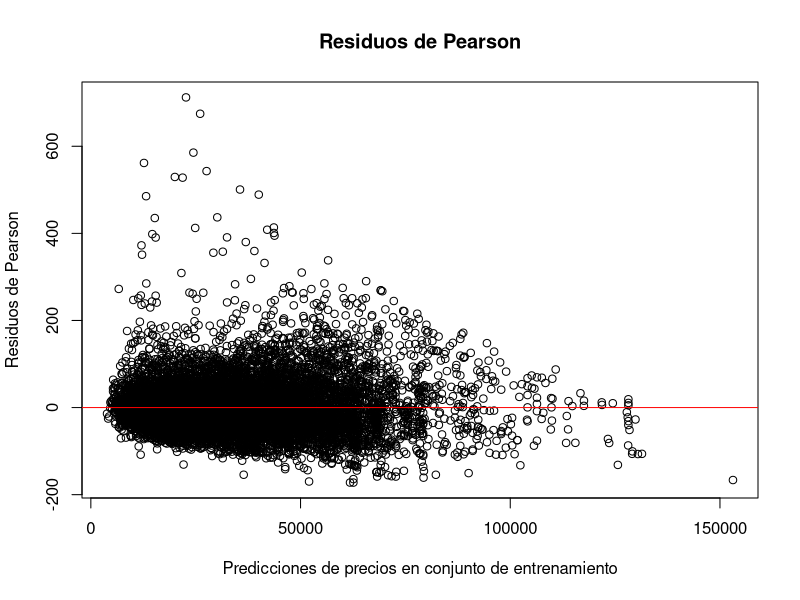
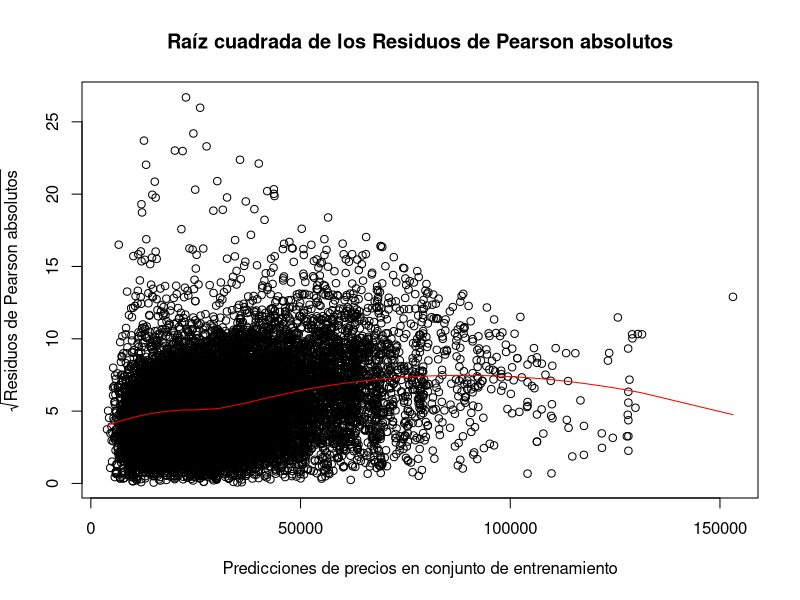
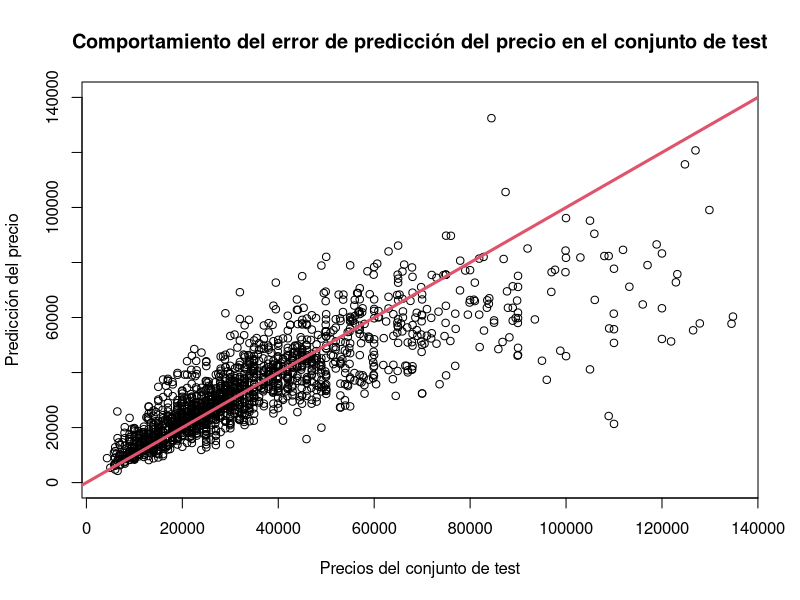

Generate these figures, in order, with R:
# Carga de datos.
getwd()
setwd("C:/Users/34682/Desktop/TFM/Posibles_datasets/vehicles/")
v<-read.csv('Australian vehicle Prices Clean.csv')


# Validación cruzada 4-fold.
# Separación conjuntos de entrenamiento, validación y test.
set.seed(9)
train_ind <- sample(seq_len(nrow(v)), size =floor(0.9*nrow(v)))
v_train <- v[train_ind, ]
v_test <- v[-train_ind, ]
valid_cros_ind_1 <- sample(seq_len(nrow(v_train)), 
                           size =floor(0.5*nrow(v_train)))
v_train_aux1 <- v_train[valid_cros_ind_1, ]
v_train_aux2 <- v_train[-valid_cros_ind_1, ]
valid_cros_ind_2 <- sample(seq_len(nrow(v_train_aux1)), 
                           size =floor(0.5*nrow(v_train_aux1)))
valid_cros_ind_3 <- sample(seq_len(nrow(v_train_aux2)), 
                           size =floor(0.5*nrow(v_train_aux2)))
v_train_1 <- v_train_aux1[valid_cros_ind_2, ]
v_train_2 <- v_train_aux1[-valid_cros_ind_2, ]
v_train_3 <- v_train_aux2[valid_cros_ind_3, ]
v_train_4 <- v_train_aux2[-valid_cros_ind_3, ]
v_train_i1 <- rbind(v_train_2, v_train_3, v_train_4)
v_train_i2 <- rbind(v_train_1, v_train_3, v_train_4)
v_train_i3 <- rbind(v_train_1, v_train_2, v_train_4)
v_train_i4 <- rbind(v_train_1, v_train_2, v_train_3)


# Selección de hiperparámetros y obtención de modelo final
# De cada modelo se obtiene su valor medio de MAE (respecto conjuntos de 
# entrenamiento y de validación) y su valor medio de R^2.

# Normal con función de enlace la identidad.
mg1_1 <- glm(Price~ Year + UsedOrNew + Transmission + Engine + DriveType 
             + FuelType  + FuelConsumption + Kilometres + Cylinders + 
               BodyType + Doors + Seats + DollarAustralian + PriceIndex,
             family= gaussian(link= "identity"),v_train_i1)
pred_val <-predict(mg1_1, newdata = v_train_1, ty="response")
mg1_pr1_val <- mean(abs(v_train_1$Price - pred_val))
mg1_pr1_tr <- mean(abs(v_train_i1$Price - mg1_1$fitted.values))
rC1_1 <- 1- (mg1_1$deviance/mg1_1$null.deviance) 

mg1_2 <- glm(Price~ Year + UsedOrNew + Transmission + Engine + DriveType 
             + FuelType  + FuelConsumption + Kilometres + Cylinders + 
               BodyType + Doors + Seats + DollarAustralian + PriceIndex,
             family= gaussian(link= "identity"),v_train_i2)
pred_val <-predict(mg1_2, newdata = v_train_2, ty="response")
mg1_pr2_val <- mean(abs(v_train_2$Price - pred_val))
mg1_pr2_tr <- mean(abs(v_train_i2$Price - mg1_2$fitted.values))
rC1_2 <- 1- (mg1_2$deviance/mg1_2$null.deviance) 

mg1_3 <- glm(Price~ Year + UsedOrNew + Transmission + Engine + DriveType 
             + FuelType  + FuelConsumption + Kilometres + Cylinders + 
               BodyType + Doors + Seats + DollarAustralian + PriceIndex,
             family= gaussian(link= "identity"),v_train_i3)
pred_val <-predict(mg1_3, newdata = v_train_3, ty="response")
mg1_pr3_val <- mean(abs(v_train_3$Price - pred_val))
mg1_pr3_tr <- mean(abs(v_train_i3$Price - mg1_3$fitted.values))
rC1_3 <- 1- (mg1_3$deviance/mg1_3$null.deviance) 

mg1_4 <- glm(Price~ Year + UsedOrNew + Transmission + Engine + DriveType 
             + FuelType  + FuelConsumption + Kilometres + Cylinders + 
               BodyType + Doors + Seats + DollarAustralian + PriceIndex,
             family= gaussian(link= "identity"),v_train_i4)
pred_val <-predict(mg1_4, newdata = v_train_4, ty="response")
mg1_pr4_val <- mean(abs(v_train_4$Price - pred_val))
mg1_pr4_tr <- mean(abs(v_train_i4$Price - mg1_4$fitted.values))
rC1_4 <- 1- (mg1_4$deviance/mg1_4$null.deviance) 

#MAE_v
mg1_pr_val <- mean(c(mg1_pr1_val, mg1_pr2_val, mg1_pr3_val, mg1_pr4_val))
#MAE_train
mg1_pr_tr <- mean(c(mg1_pr1_tr, mg1_pr2_tr, mg1_pr3_tr, mg1_pr4_tr))
#mean(pseudo R^2)
rC1 <- mean(c(rC1_1, rC1_2, rC1_3, rC1_4))
c(mg1_pr_val, mg1_pr_tr, rC1)

#Normal con función de enlace log.
mg2_1 <- glm(Price~ Year + UsedOrNew + Transmission + Engine + DriveType 
             + FuelType  + FuelConsumption + Kilometres + Cylinders +
               BodyType + Doors + Seats + DollarAustralian + PriceIndex,
             family= gaussian(link= "log"),v_train_i1)
pred_val <-predict(mg2_1, newdata = v_train_1, ty="response")
mg2_pr1_val <- mean(abs(v_train_1$Price - pred_val))
mg2_pr1_tr <- mean(abs(v_train_i1$Price - mg2_1$fitted.values))
rC2_1 <- 1- (mg2_1$deviance/mg2_1$null.deviance) 

mg2_2 <- glm(Price~ Year + UsedOrNew + Transmission + Engine + DriveType 
             + FuelType + FuelConsumption + Kilometres + Cylinders 
             + BodyType + Doors + Seats + DollarAustralian + PriceIndex,
             family= gaussian(link= "log"),v_train_i2)
pred_val <-predict(mg2_2, newdata = v_train_2, ty="response")
mg2_pr2_val <- mean(abs(v_train_2$Price - pred_val))
mg2_pr2_tr <- mean(abs(v_train_i2$Price - mg2_2$fitted.values))
rC2_2 <- 1- (mg2_2$deviance/mg2_2$null.deviance) 

mg2_3 <- glm(Price~ Year + UsedOrNew + Transmission + Engine + DriveType 
             + FuelType  + FuelConsumption + Kilometres + Cylinders + 
               BodyType + Doors + Seats + DollarAustralian + PriceIndex,
             family= gaussian(link= "log"),v_train_i3)
pred_val <-predict(mg2_3, newdata = v_train_3, ty="response")
mg2_pr3_val <- mean(abs(v_train_3$Price - pred_val))
mg2_pr3_tr <- mean(abs(v_train_i3$Price - mg2_3$fitted.values))
rC2_3 <- 1- (mg2_3$deviance/mg2_3$null.deviance) 

mg2_4 <- glm(Price~ Year + UsedOrNew + Transmission + Engine + DriveType 
             + FuelType  + FuelConsumption + Kilometres + Cylinders + 
               BodyType + Doors + Seats + DollarAustralian + PriceIndex,
             family= gaussian(link= "log"),v_train_i4)
pred_val <-predict(mg2_4, newdata = v_train_4, ty="response")
mg2_pr4_val <- mean(abs(v_train_4$Price - pred_val))
mg2_pr4_tr <- mean(abs(v_train_i4$Price - mg2_4$fitted.values))
rC2_4 <- 1- (mg2_4$deviance/mg2_4$null.deviance) 

#MAE_v
mg2_pr_val <- mean(c(mg2_pr1_val, mg2_pr2_val, mg2_pr3_val, mg2_pr4_val))
#MAE_train
mg2_pr_tr <- mean(c(mg2_pr1_tr, mg2_pr2_tr, mg2_pr3_tr, mg2_pr4_tr))
#mean(pseudo R^2)
rC2 <- mean(c(rC2_1, rC2_2, rC2_3, rC2_4))
c(mg2_pr_val, mg2_pr_tr, rC2)

#Normal con función de enlace inversa.
mg3_1 <- glm(Price~ Year + UsedOrNew + Transmission + Engine + DriveType 
             + FuelType  + FuelConsumption + Kilometres + Cylinders + 
               BodyType + Doors + Seats + DollarAustralian + PriceIndex,
             family= gaussian(link= "inverse"),v_train_i1)
pred_val <-predict(mg3_1, newdata = v_train_1, ty="response")
mg3_pr1_val <- mean(abs(v_train_1$Price - pred_val))
mg3_pr1_tr <- mean(abs(v_train_i1$Price - mg3_1$fitted.values))
rC3_1 <- 1- (mg3_1$deviance/mg3_1$null.deviance) 

mg3_2 <- glm(Price~ Year + UsedOrNew + Transmission + Engine + DriveType
             + FuelType  + FuelConsumption + Kilometres + Cylinders + 
               BodyType + Doors + Seats + DollarAustralian + PriceIndex,
             family= gaussian(link= "inverse"),v_train_i2)
pred_val <-predict(mg3_2, newdata = v_train_2, ty="response")
mg3_pr2_val <- mean(abs(v_train_2$Price - pred_val))
mg3_pr2_tr <- mean(abs(v_train_i2$Price - mg3_2$fitted.values))
rC3_2 <- 1- (mg3_2$deviance/mg3_2$null.deviance) 

mg3_3 <- glm(Price~ Year + UsedOrNew + Transmission + Engine + DriveType 
             + FuelType  + FuelConsumption + Kilometres + Cylinders + 
               BodyType + Doors + Seats + DollarAustralian + PriceIndex,
             family= gaussian(link= "inverse"),v_train_i3)
pred_val <-predict(mg3_3, newdata = v_train_3, ty="response")
mg3_pr3_val <- mean(abs(v_train_3$Price - pred_val))
mg3_pr3_tr <- mean(abs(v_train_i3$Price - mg3_3$fitted.values))
rC3_3 <- 1- (mg3_3$deviance/mg3_3$null.deviance) 

mg3_4 <- glm(Price~ Year + UsedOrNew + Transmission + Engine + DriveType 
             + FuelType  + FuelConsumption + Kilometres + Cylinders +
               BodyType + Doors + Seats + DollarAustralian + PriceIndex,
             family= gaussian(link= "inverse"),v_train_i4)
pred_val <-predict(mg3_4, newdata = v_train_4, ty="response")
mg3_pr4_val <- mean(abs(v_train_4$Price - pred_val))
mg3_pr4_tr <- mean(abs(v_train_i4$Price - mg3_4$fitted.values))
rC3_4 <- 1- (mg3_4$deviance/mg3_4$null.deviance) 
#MAE_v
mg3_pr_val <- mean(c(mg3_pr1_val, mg3_pr2_val, mg3_pr3_val, mg3_pr4_val))
#MAE_train
mg3_pr_tr <- mean(c(mg3_pr1_tr, mg3_pr2_tr, mg3_pr3_tr, mg3_pr4_tr))
#mean(pseudo R^2)
rC3 <- mean(c(rC3_1, rC3_2, rC3_3, rC3_4))
c(mg3_pr_val, mg3_pr_tr, rC3)

#Gamma con función de enlace la identidad.
# mg4_1 <- glm(Price~ Year + UsedOrNew + Transmission + Engine + 
#DriveType
# + FuelType  + FuelConsumption + Kilometres + Cylinders + BodyType 
# + Doors + Seats + DollarAustralian + PriceIndex ,
# family= Gamma(link= "identity"),v_train_i1)
# El algoritmo de estimación de parámetros no converge y 
# no se puede considerar dicho modelo.

#Gamma con función de enlace log.
mg5_1 <- glm(Price~ Year + UsedOrNew + Transmission + Engine + DriveType + 
               FuelType  + FuelConsumption + Kilometres + Cylinders + 
               BodyType + Doors + Seats + DollarAustralian + PriceIndex ,
             family= Gamma(link= "log"),v_train_i1)
pred_val <-predict(mg5_1, newdata = v_train_1, ty="response")
mg5_pr1_val <- mean(abs(v_train_1$Price - pred_val))
mg5_pr1_tr <- mean(abs(v_train_i1$Price - mg5_1$fitted.values))
rC5_1 <- 1- (mg5_1$deviance/mg5_1$null.deviance) 

mg5_2 <- glm(Price~ Year + UsedOrNew + Transmission + Engine + DriveType + 
               FuelType  + FuelConsumption + Kilometres + Cylinders + 
               BodyType + Doors + Seats + DollarAustralian + PriceIndex ,
             family= Gamma(link= "log"),v_train_i2)
pred_val <-predict(mg5_2, newdata = v_train_2, ty="response")
mg5_pr2_val <- mean(abs(v_train_2$Price - pred_val))
mg5_pr2_tr <- mean(abs(v_train_i2$Price - mg5_2$fitted.values))
rC5_2 <- 1- (mg5_2$deviance/mg5_2$null.deviance) 

mg5_3 <- glm(Price~ Year + UsedOrNew + Transmission + Engine + DriveType + 
               FuelType  + FuelConsumption + Kilometres + Cylinders + 
               BodyType + Doors + Seats + DollarAustralian + PriceIndex ,
             family= Gamma(link= "log"),v_train_i3)
pred_val <-predict(mg5_3, newdata = v_train_3, ty="response")
mg5_pr3_val <- mean(abs(v_train_3$Price - pred_val))
mg5_pr3_tr <- mean(abs(v_train_i3$Price - mg5_3$fitted.values))
rC5_3 <- 1- (mg5_3$deviance/mg5_3$null.deviance) 

mg5_4 <- glm(Price~ Year + UsedOrNew + Transmission + Engine + DriveType
             + FuelType  + FuelConsumption + Kilometres + Cylinders + 
               BodyType + Doors + Seats + DollarAustralian + PriceIndex ,
             family= Gamma(link= "log"),v_train_i4)
pred_val <-predict(mg5_4, newdata = v_train_4, ty="response")
mg5_pr4_val <- mean(abs(v_train_4$Price - pred_val))
mg5_pr4_tr <- mean(abs(v_train_i4$Price - mg5_4$fitted.values))
rC5_4 <- 1- (mg5_4$deviance/mg5_4$null.deviance) 

#MAE_v
mg5_pr_val <- mean(c(mg5_pr1_val, mg5_pr2_val, mg5_pr3_val, mg5_pr4_val))
#MAE_train
mg5_pr_tr <- mean(c(mg5_pr1_tr, mg5_pr2_tr, mg5_pr3_tr, mg5_pr4_tr))
#mean(pseudo R^2)
rC5 <- mean(c(rC5_1, rC5_2, rC5_3, rC5_4))
c(mg5_pr_val, mg5_pr_tr, rC5)

#Gamma con función de enlace inversa.
# mg6_1 <- glm(Price~ Year + UsedOrNew + Transmission + Engine + 
# DriveType + FuelType  + FuelConsumption + Kilometres + Cylinders +
# BodyType + Doors + Seats + DollarAustralian + PriceIndex ,
# family= Gamma(link= "inverse"),v_train_i1)
# El algoritmo de estimación de parámetros no converge y
# no se puede considerar dicho modelo.

#Inversa gaussiana con función de enlace identidad.
# mg7_1 <- glm(Price~ Year + UsedOrNew + Transmission + Engine 
# + DriveType 
# + FuelType  + FuelConsumption + Kilometres + Cylinders + BodyType
# + Doors +
#   Seats + DollarAustralian + PriceIndex ,
# family= inverse.gaussian(link= "identity"),v_train_i1)
# El algoritmo de estimación de parámetros no converge y 
# no se puede considerar dicho modelo.

#Inversa gaussiana con función de enlace log.
# mg8_1 <- glm(Price~ Year + UsedOrNew + Transmission + Engine +
# DriveType + 
# FuelType  + FuelConsumption + Kilometres + Cylinders + BodyType + 
# Doors +
#   Seats + DollarAustralian + PriceIndex ,
# family= inverse.gaussian(link= "log"),v_train_i1)
# pred_val <-predict(mg8_1, newdata = v_train_1, ty="response")
# mg8_pr1_val <- mean(abs(v_train_1$Price - pred_val))
# mg8_pr1_tr <- mean(abs(v_train_i1$Price - mg8_1$fitted.values))
# rC8_1 <- 1- (mg8_1$deviance/mg8_1$null.deviance) 
# mg8_2 <- glm(Price~ Year + UsedOrNew + Transmission + Engine + 
# DriveType + 
# FuelType  + FuelConsumption + Kilometres + Cylinders + BodyType 
# + Doors 
# + Seats + DollarAustralian + PriceIndex ,
# family= inverse.gaussian(link= "log"),v_train_i2)
# El algoritmo de estimación de parámetros no converge y 
# no se puede considerar dicho modelo.

#Inversa gaussiana con función de enlace inversa.
# mg9_1 <- glm(Price~ Year + UsedOrNew + Transmission + Engine + 
# DriveType +
# FuelType  + FuelConsumption + Kilometres + Cylinders + BodyType +
# Doors + 
#   Seats + DollarAustralian + PriceIndex ,
# family= inverse.gaussian(link= "inverse"),v_train_i1)
# El algoritmo de estimación de parámetros no converge y
# no se puede considerar dicho modelo.

#Inversa gaussiana con función de enlace inversa cuadrática.
# mg10_1 <- glm(Price~ Year + UsedOrNew + Transmission + Engine + 
# DriveType + FuelType  + FuelConsumption + Kilometres + Cylinders 
# + BodyType
# + Doors + Seats + DollarAustralian + PriceIndex ,
# family= inverse.gaussian(link= "1/mu^2"),v_train_i1)
# El algoritmo de estimación de parámetros no converge y 
# no se puede considerar dicho modelo.

#Poisson con función de enlace identidad.
# mg11_1 <- glm(as.integer(Price)~ Year + UsedOrNew + Transmission 
# + Engine 
# + DriveType + FuelType  + FuelConsumption + Kilometres + Cylinders + 
#   BodyType + Doors + Seats + DollarAustralian + PriceIndex ,
# family= poisson(link= "identity"),v_train_i1)
# El algoritmo de estimación de parámetros no converge y no 
# se puede considerar dicho modelo.

#Poisson con función de enlace log.
mg12_1 <- glm(as.integer(Price)~ Year + UsedOrNew + Transmission + 
                Engine +
                DriveType + FuelType  + FuelConsumption + Kilometres + 
                Cylinders + BodyType + Doors + Seats + DollarAustralian +
                PriceIndex ,family= poisson(link= "log"),v_train_i1)
pred_val <-predict(mg12_1, newdata = v_train_1, ty="response")
mg12_pr1_val <- mean(abs(as.integer(v_train_1$Price) - round(pred_val,0)))
mg12_pr1_tr <- mean(abs(as.integer(v_train_i1$Price) - 
                          round(mg12_1$fitted.values,0)))
rC12_1 <- 1- (mg12_1$deviance/mg12_1$null.deviance) 

mg12_2 <- glm(Price~ Year + UsedOrNew + Transmission + Engine + 
                DriveType +
                FuelType  + FuelConsumption + Kilometres + Cylinders +
                BodyType + Doors + Seats + DollarAustralian + PriceIndex,
              family= poisson(link= "log"),v_train_i2)
pred_val <-predict(mg12_2, newdata = v_train_2, ty="response")
mg12_pr2_val <- mean(abs(as.integer(v_train_2$Price) - round(pred_val,0)))
mg12_pr2_tr <- mean(abs(as.integer(v_train_i2$Price) -
                          round(mg12_2$fitted.values,0)))
rC12_2 <- 1- (mg12_2$deviance/mg12_2$null.deviance) 

mg12_3 <- glm(Price~ Year + UsedOrNew + Transmission + Engine + 
                DriveType + 
                FuelType  + FuelConsumption + Kilometres + Cylinders +
                BodyType + Doors + Seats + DollarAustralian + PriceIndex,
              family= poisson(link= "log"),v_train_i3)
pred_val <-predict(mg12_3, newdata = v_train_3, ty="response")
mg12_pr3_val <- mean(abs(as.integer(v_train_3$Price) - round(pred_val,0)))
mg12_pr3_tr <- mean(abs(as.integer(v_train_i3$Price) - 
                          round(mg12_3$fitted.values,0)))
rC12_3 <- 1- (mg12_3$deviance/mg12_3$null.deviance) 

mg12_4 <- glm(Price~ Year + UsedOrNew + Transmission + Engine + 
                DriveType +
                FuelType  + FuelConsumption + Kilometres + Cylinders +
                BodyType + Doors + Seats + DollarAustralian + PriceIndex,
              family= poisson(link= "log"),v_train_i4)
pred_val <-predict(mg12_4, newdata = v_train_4, ty="response")
mg12_pr4_val <- mean(abs(as.integer(v_train_4$Price) - round(pred_val,0)))
mg12_pr4_tr <- mean(abs(as.integer(v_train_i4$Price) - 
                          round(mg12_4$fitted.values,0)))
rC12_4 <- 1- (mg12_4$deviance/mg12_4$null.deviance) 

#MAE_v
mg12_pr_val <- mean(c(mg12_pr1_val, mg12_pr2_val, mg12_pr3_val, 
                      mg12_pr4_val))
#MAE_train
mg12_pr_tr <- mean(c(mg12_pr1_tr, mg12_pr2_tr, mg12_pr3_tr, mg12_pr4_tr))
#mean(pseudo R^2)
rC12 <- mean(c(rC12_1, rC12_2, rC12_3, rC12_4))
c(mg12_pr_val, mg12_pr_tr, rC12)

#Poisson con función de enlace sqrt.
mg13_1 <- glm(as.integer(Price)~ Year + UsedOrNew + Transmission + 
                Engine + DriveType + FuelType  + FuelConsumption 
              + Kilometres
              + Cylinders + BodyType + Doors + Seats + DollarAustralian +
                PriceIndex ,family= poisson(link= "sqrt"),v_train_i1)
pred_val <-predict(mg13_1, newdata = v_train_1, ty="response")
mg13_pr1_val <- mean(abs(as.integer(v_train_1$Price) - round(pred_val,0)))
mg13_pr1_tr <- mean(abs(as.integer(v_train_i1$Price) - 
                          round(mg13_1$fitted.values,0)))
rC13_1 <- 1- (mg13_1$deviance/mg13_1$null.deviance) 

mg13_2 <- glm(Price~ Year + UsedOrNew + Transmission + Engine +
                DriveType +
                FuelType  + FuelConsumption + Kilometres + Cylinders +
                BodyType + Doors + Seats + DollarAustralian + PriceIndex,
              family= poisson(link= "sqrt"),v_train_i2)
pred_val <-predict(mg13_2, newdata = v_train_2, ty="response")
mg13_pr2_val <- mean(abs(as.integer(v_train_2$Price) - round(pred_val,0)))
mg13_pr2_tr <- mean(abs(as.integer(v_train_i2$Price) - 
                          round(mg13_2$fitted.values,0)))
rC13_2 <- 1- (mg13_2$deviance/mg13_2$null.deviance) 

mg13_3 <- glm(Price~ Year + UsedOrNew + Transmission + Engine + 
                DriveType + 
                FuelType  + FuelConsumption + Kilometres + Cylinders +
                BodyType + Doors + Seats + DollarAustralian + PriceIndex,
              family= poisson(link= "sqrt"),v_train_i3)
pred_val <-predict(mg13_3, newdata = v_train_3, ty="response")
mg13_pr3_val <- mean(abs(as.integer(v_train_3$Price) - round(pred_val,0)))
mg13_pr3_tr <- mean(abs(as.integer(v_train_i3$Price) - 
                          round(mg13_3$fitted.values,0)))
rC13_3 <- 1- (mg13_3$deviance/mg13_3$null.deviance) 

mg13_4 <- glm(Price~ Year + UsedOrNew + Transmission + Engine + 
                DriveType + 
                FuelType  + FuelConsumption + Kilometres + Cylinders + 
                BodyType + Doors + Seats + DollarAustralian + PriceIndex,
              family= poisson(link= "sqrt"),v_train_i4)
pred_val <-predict(mg13_4, newdata = v_train_4, ty="response")
mg13_pr4_val <- mean(abs(as.integer(v_train_4$Price) - round(pred_val,0)))
mg13_pr4_tr <- mean(abs(as.integer(v_train_i4$Price) - 
                          round(mg13_4$fitted.values,0)))
rC13_4 <- 1- (mg13_4$deviance/mg13_4$null.deviance) 

#MAE_v
mg13_pr_val <- mean(c(mg13_pr1_val, mg13_pr2_val, mg13_pr3_val,
                      mg13_pr4_val))
#MAE_train
mg13_pr_tr <- mean(c(mg13_pr1_tr, mg13_pr2_tr, mg13_pr3_tr, 
                     mg13_pr4_tr))
#mean(pseudo R^2)
rC13 <- mean(c(rC13_1, rC13_2, rC13_3, rC13_4))
c(mg13_pr_val, mg13_pr_tr, rC13)

# Modelo lineal final obtenido: poisson con familia log.
mg_full <-glm(as.integer(Price)~ Year + UsedOrNew + Transmission +
                Engine + DriveType + FuelType  + FuelConsumption 
              + Kilometres 
              + Cylinders + BodyType + Doors + Seats + 
                DollarAustralian + 
                PriceIndex ,family= poisson(link= "log"),v_train)


# Evaluación

# Selección de parámetros
# Todos son significativos.
summary(mg_full)

# El AIC crece si se elimina alguna variable.
library(MASS)
stepAIC(mg_full)

# No se elimina ningún parámetro. 

# Validez y evaluación del modelo
# Gráficos de validación y coeficiente de determinación. 
rC <- 1- (mg_full$deviance/mg_full$null.deviance) 
par(mfrow = c(1, 1))
plot(mg_full$fitted.values, residuals(mg_full, type = "pearson"),
     xlab = "Predicciones de precios en conjunto de entrenamiento",
     ylab = "Residuos de Pearson",
     main = "Residuos de Pearson")
abline(h = 0, col = "red")  # Línea horizontal en y = 0

d_aux <- data.frame(x = mg_full$fitted.values, 
          y = predict(loess(sqrt(abs(residuals(mg_full, 
                                               type = "pearson"))) 
                            ~ mg_full$fitted.values)))
d_aux <- d_aux[order(d_aux$x), ]
plot(mg_full$fitted.values, sqrt(abs(residuals(mg_full, 
                                               type = "pearson"))),
     xlab = "Predicciones de precios en conjunto de entrenamiento",
     ylab = expression(sqrt("Residuos de Pearson absolutos")),
     main = "Raíz cuadrada de los Residuos de Pearson absolutos")
# Línea horizontal en y = 0
#lines(x, lm(y~poly(x,3))$fitted.values, col = "red")
lines(d_aux$x, d_aux$y, col = "red")

# Capacidad predictiva respecto al conjunto de test.
pred_test <-round(predict(mg_full, newdata = v_test, ty="response"),0)
err_test <- mean(abs(as.integer(v_test$Price) - round(pred_test,0)))


# Interpretación y extracción de conocimiento

# Capacidad predictiva real del modelo
plot(v_test$Price, pred_test, xlab = 'Precios del conjunto de test', 
ylab = 'Predicción del precio', main = 
'Comportamiento del error de predicción del precio en el conjunto de test',
  ylim = c(0,140000))
abline(a=0, b=1, col=2, lw=3)

aux2 <- v_test[v_test$Price > 50000,]
pred_test_st <-round(predict(mg_full, newdata = aux2, ty="response"),0) 
err_test_st <- mean(abs(as.integer(aux2$Price) - round(pred_test_st,0)))

# Efecto de cada variable de entrada
exp(mg_full$coefficients)

# Ejemplos de coches más baratos y más caros posibles.
vb <-data.frame(Year = 2000, UsedOrNew = 'USED', Transmission = 'Manual', 
                Engine = 1, FuelType = 'Unleaded', 
                DriveType = 'Front', FuelConsumption = 15, 
                Kilometres = 350000, Cylinders = 3, 
                BodyType = 'SUV/Ute/Tray', Doors = 5, Seats = 2, 
                DollarAustralian = 1.241, PriceIndex = 65.79)

vc <-data.frame(Year = 2023, UsedOrNew = 'NOT USED', 
                Transmission = 'Automatic', Engine = 6, 
                FuelType = 'Other', 
                DriveType = 'Other', FuelConsumption = 0, Kilometres = 1, 
                Cylinders = 8, BodyType = 'Other', Doors = 2, Seats = 8, 
                DollarAustralian = 1.773, PriceIndex = 135.76)

# Precio medio de coche más caro e interval de confianza.
predict(mg_full, newdata = vc,ty="response")
vc_l <- predict(mg_full, vc, ty="link")
exp(vc_l + ((predict(mg_full,newdata = vc, ty = "link",se.fit=T)$se.fit)* 
              qnorm(0.975)))
exp(vc_l + ((predict(mg_full,newdata = vc, ty = "link",se.fit=T)$se.fit)*
              qnorm(0.025)))

# Precio medio de coche más barato e interval de confianza.
predict(mg_full, newdata = vb,ty="response")
vb_l <- predict(mg_full, vb, ty="link")
exp(vb_l  + ((predict(mg_full,newdata = vb, ty = "link",se.fit=T)$se.fit)* 
               qnorm(0.975)))
exp(vb_l  + ((predict(mg_full,newdata = vb, ty = "link",se.fit=T)$se.fit)* 
               qnorm(0.025)))